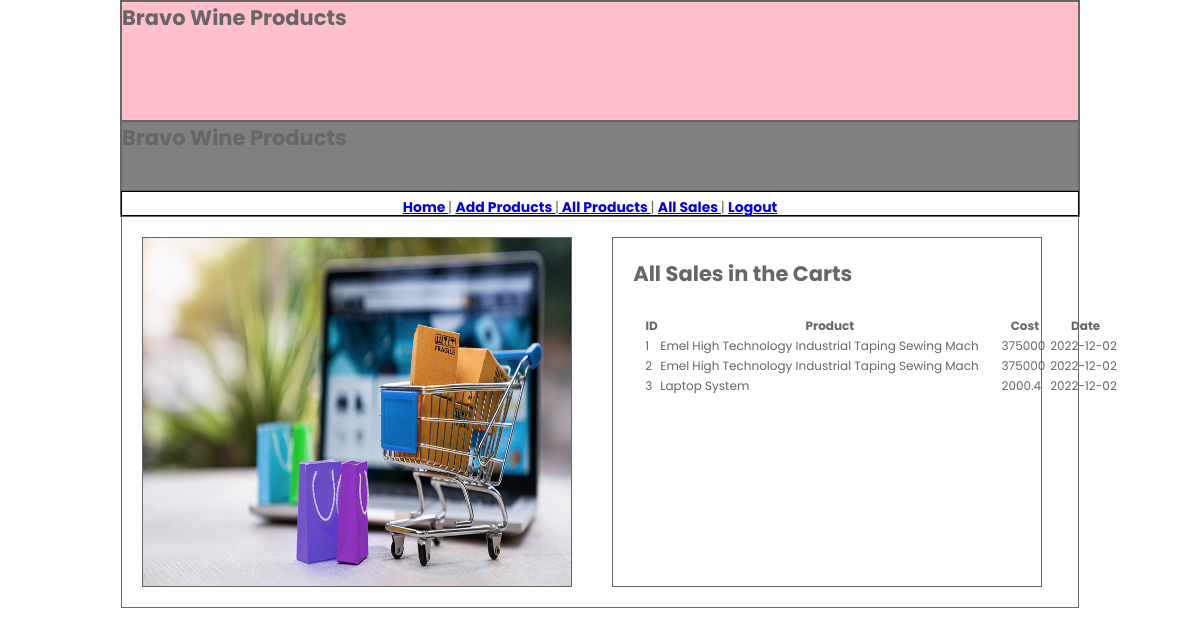
/allsales.php, run on the app's committed database.
### tables this page shows
CREATE TABLE `orders` (
  `id` int(11) NOT NULL,
  `product_name` varchar(50) NOT NULL,
  `customer` varchar(50) NOT NULL,
  `customer_email` varchar(50) NOT NULL,
  `selling_price` float NOT NULL,
  `quantity` int(11) NOT NULL,
  `order_date` date NOT NULL
);

### allsales.php (the view, shortened to what this page needs)
<!DOCTYPE>
<html>
<head>
    <link rel="stylesheet" href="style.css" type="text/css" />
  </head>
  <body>
    <div id="product_container">
      <div class="product_head">
        <h2>Bravo Wine Products</h2>
      </div>
      <div class="product_headings">
        <h2>Bravo Wine Products</h2>
      </div>
      <div class="product_user" style="border: 1px solid black; margin-bottom: 0px;">
        <p style="text-align: center; padding: 5px; padding-bottom: 5px; margin-right: 20px; font-weight: bold;"> <a href="dashboard.php"> Home </a>      |   <a href="addProducts.php">  Add Products </a>  |<a href="allproducts.php"> All Products </a> | <a href="allsales.php"> All Sales </a> | <a href="logout.php">Logout</a></p>
      </div>
      <div class="product_dashboard">
        <div class="product_details">
          <img src="Images/ecommerce.jpg" width="100%" height="100%" />
        </div>
        <div class="product_details">
          <form method="post">
          <h2>All Sales in the Carts</h2><br>
            <table border=0 width=500 style="font-size: 12px; padding: 10px;">
              <tr>
                <th> ID</th>
                <th>Product</th>
                <th>Cost</th>
                <th>Date</th>
              </tr>
              <?php
              include 'connect.inc.php';
              $select = "SELECT * FROM orders";
              $query = mysqli_query($connect, $select);
              while($data = mysqli_fetch_assoc($query)){
                $pid = $data['id'];
                $pname = $data['product_name'];
                $cost = $data['selling_price'];
                $date = $data['order_date'];
                echo "<tr>
                  <td>$pid</td>
                  <td>$pname</td>
                  <td>$cost</td>
                  <td>$date</td>
                </tr>";
              }
              ?>
            </table>
          </form>
        </div>
      </div>
    </div>
  </body>
</html>

### style.css (style rules this page uses)
* { margin: 0; padding: 0; box-sizing: border-box; font-family: 'Poppins',sans-serif; }
html, body { min-height: 100%; }
body, div, form, input, select, p { padding: 0; margin: 0; outline: none; font-family: Roboto, Arial, sans-serif; font-size: 14px; color: #666; }
form { width: 100%; padding: 20px; }
* { margin: opx; padding: auto; }
#product_container { width: 80%; height: auto; border: 1px solid; margin-left: 10%; margin-right: 10%; }
.product_head { width: 100%; height: 120px; border: 1px solid; background-color: pink; }
.product_headings { width: 100%; height: 70px; border: 1px solid; background-color: grey; }
.product_user { width: 100%; height: 25px; border: 1px solid; color: white; text-align: right; }
.product_dashboard { width: 100%; height: auto; border: 1px solid; background-color: white; float: left; }
p { text-align: center; }
.product_details { width: 45%; height: 350px; border: 1px solid; margin: 20px; float: left; }

### data on the page
orders: id "1", product_name "Emel High Technology Industrial Taping Sewing Mach", selling_price "375000", order_date "2022-12-02"
orders: id "2", product_name "Emel High Technology Industrial Taping Sewing Mach", selling_price "375000", order_date "2022-12-02"
orders: id "3", product_name "Laptop System", selling_price "2000.4", order_date "2022-12-02"
